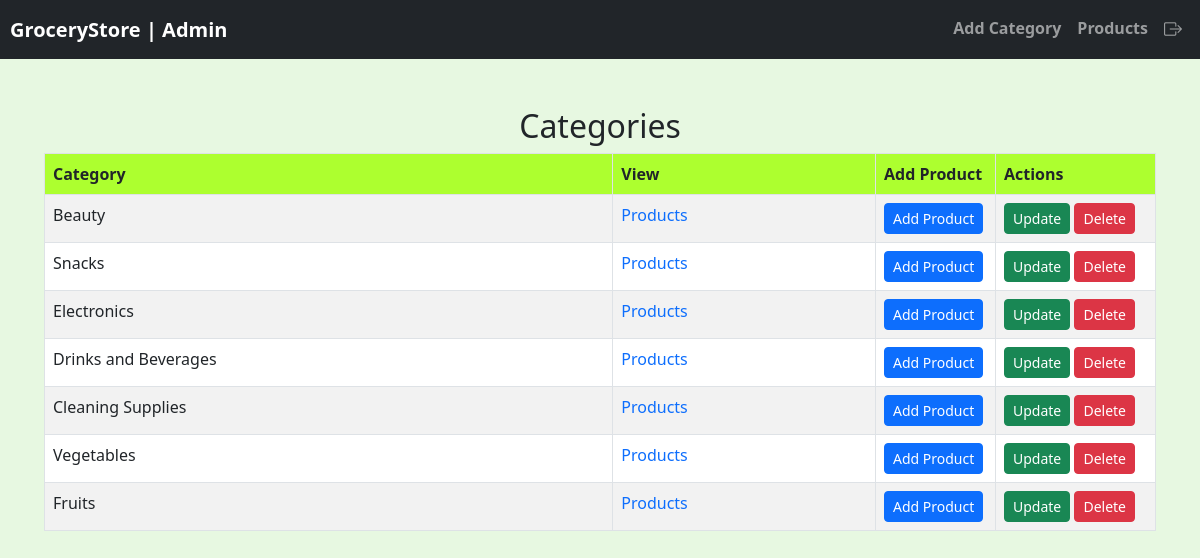
The app's page /admin/dashboard (signed in) with its own data.
### models.py (models this page shows)
class Category(db.Model):
    c_id = db.Column(db.Integer, primary_key=True)
    c_name = db.Column(db.String(50), unique=True, nullable=False)
    products = relationship('Product', backref='category', lazy=True, cascade="all, delete-orphan")

### app.py (the view)
@app.route('/admin/dashboard')
@admin_required
def AdminBoard():
    catgories = Category.query.all()
    return render_template('admindashboard.html', catgories = catgories, admin = session.get('admin_name'))

### app.py (called while the page is built)
def admin_required(view_function):
    @wraps(view_function)
    def decorated_function(*args, **kwargs):
        if 'admin_name' and 'admin_id' in session:
            return view_function(*args, **kwargs)
        else:
            flash('Admin login required!!')
            return redirect(url_for('AdminLogin'))
    return decorated_function

### templates/admindashboard.html (shortened to what this page needs)
{% extends 'adminbase.html' %}
{% block content %}
<div class="content">
<div class="container mt-5">
    <h2 class="text-center">Categories</h2>
    <table class="table table-striped table-bordered ">
        <thead>
            <tr>
                <th style="background: greenyellow;">Category</th>
                <th style="background: greenyellow;">View</th>
                <th style="background: greenyellow;">Add Product</th>
                <th style="background: greenyellow;">Actions</th>
            </tr>
        </thead>
        <tbody>
            {% for c in catgories|reverse %}
                <tr>
                    <td>{{ c.c_name }}</td>
                    <td><a href="/admin/products?id={{c.c_id}}" style="text-decoration:none">Products</a></td>
                    <td style="width: 120px;"><a href="/addproduct?id={{c.c_id}}" >
                        <button type="button" class="btn btn-primary btn-sm">Add Product</button></a></td>
                    <td style="width: 160px;">
                        <a href="/editcategory?id={{c.c_id}}">
                            <button type="button" class="btn btn-success btn-sm">Update</button></a>
                        <a href="/deletecategory?id={{c.c_id}}">
                            <button type="button" class="btn btn-danger btn-sm">Delete</button></a>
                    </td>
                </tr>
            {% endfor %}
        </tbody>
    </table>
</div>
</div>
{% endblock %}

### static/admin.css (style rules this page uses)
body { overflow: hidden; background: #E7F8E1; }

### records on screen
Category: c_name "Beauty"
Category: c_name "Snacks"
Category: c_name "Electronics"
Category: c_name "Drinks and Beverages"
Category: c_name "Cleaning Supplies"
Category: c_name "Vegetables"
Category: c_name "Fruits"

### other values on screen
{{ admin }} "Admin"
